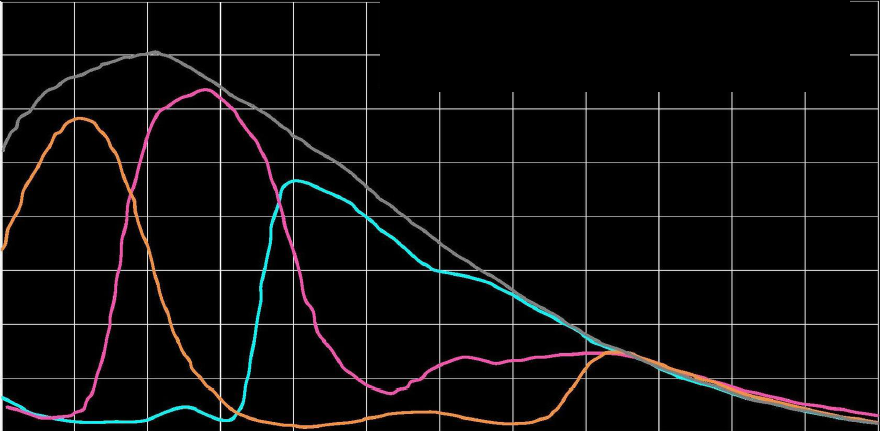
%> input picture MATLAB/utils/BAYER/bayer_inverted.png, 880 x 431 px
$ octave bayer.m   (GNU Octave 9; MATLAB toolbox functions it lacks are replaced by stand-ins)
%> lines starting %> are read from the running program, lines starting %| are printed output that depends on the picture
%% BAYER ESTIMATION (Sony IMX249)
clear all
close all
clc

%% COLORS
BLUE = [255 155 74];
GREEN = [238 86 167];
RED = [31 237 227];
MONO = [131 131 131];
LINE = [216 216 216];
BACK = [0 0 0];

%% SCRIPT CORE
IMG = double(imread('bayer_inverted.png'));
imshow(IMG);
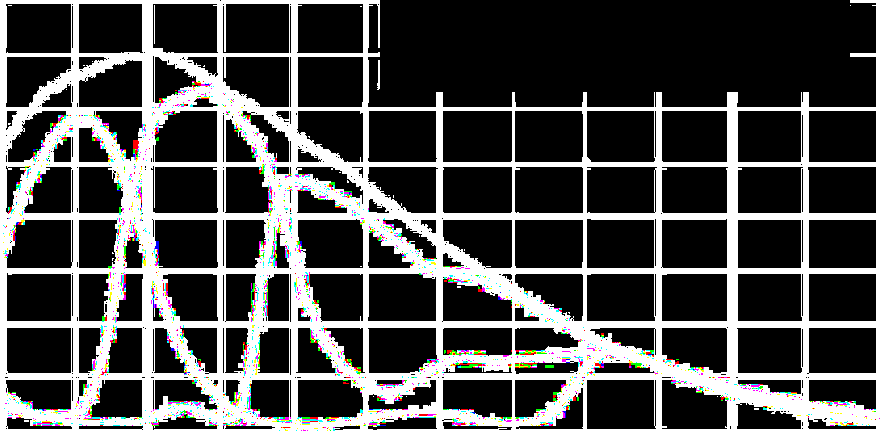
%> displayed picture: size 431x880x3, on the screen's scale of 0 to 255; mean R, G, B 73.8, 73.9, 73.5

minX = 400;
maxX = 1000;

minY = 0;
maxY = 0.8;

redQE = zeros(1,size(IMG,2));
greenQE = zeros(1,size(IMG,2));
blueQE = zeros(1,size(IMG,2));

for I = 1:size(IMG,2)
   line = squeeze(IMG(:,I,:));
   DBLUE = getDistances(line, BLUE);
   DRED = getDistances(line, RED);
   DGREEN = getDistances(line, GREEN);

   redQE(I) = massCenter(DRED,800);
   greenQE(I) = massCenter(DGREEN,600);
   blueQE(I) = massCenter(DBLUE,1000);

end
%> this loop made 880 passes

% At this point we have the points, but we must conver them to real QE
redQE = (1 - redQE/size(IMG,1))*maxY;
greenQE = (1 -  greenQE/size(IMG,1))*maxY;
blueQE = (1 - blueQE/size(IMG,1))*maxY;

wavelengths = linspace(minX, maxX, size(IMG,2));
%> wavelengths = 880 values from 400 to 1000

figure(1);
plot(wavelengths, redQE,'r');
hold on;
plot(wavelengths, greenQE,'g');
plot(wavelengths, blueQE,'b');
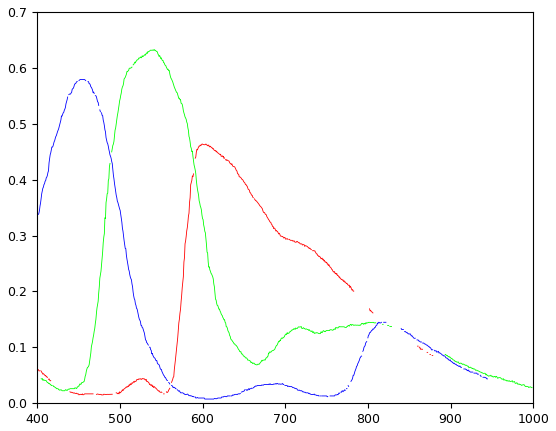
%> figure redrawn from the program's plot data; highest point at x = 604.1, y = 0.464; highest point at x = 542, y = 0.633; highest point at x = 451.9, y = 0.579

% Now we must transform quantum efficiency to responsivity
redR = redQE.*wavelengths/1000/1.23985;
greenR = greenQE.*wavelengths/1000/1.23985;
blueR = blueQE.*wavelengths/1000/1.23985;

figure(2);
plot(wavelengths, redR,'r');
hold on;
plot(wavelengths, greenR,'g');
plot(wavelengths, blueR,'b');
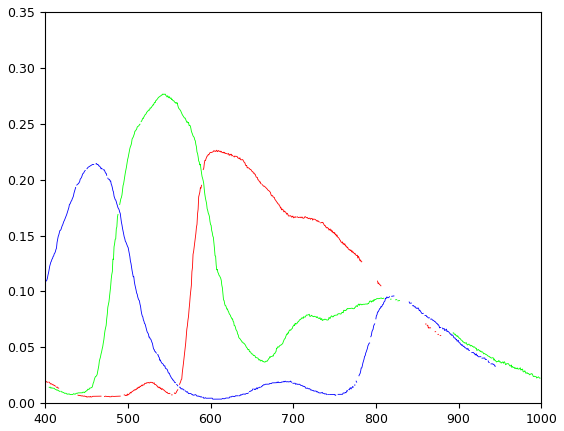
%> figure redrawn from the program's plot data; highest point at x = 607.5, y = 0.226; highest point at x = 543.3, y = 0.277; highest point at x = 462.1, y = 0.214

% Interpolation
redR(880) = 0.011;
blueR(880) = 0.017;
redR_int = fillmissing(redR,'linear');
%> redR_int = 880 values, max 0.226 at index 305, min 0.0054 at index 75, mean 0.0878
greenR_int = fillmissing(greenR,'linear');
%> greenR_int = 880 values, max 0.277 at index 211, min 0.00773 at index 45, mean 0.0942
blueR_int = fillmissing(blueR,'linear');
%> blueR_int = 880 values, max 0.214 at index 92, min 0.00361 at index 298, mean 0.0606

figure(3);
plot(wavelengths, redR_int,'r');
hold on;
plot(wavelengths, greenR_int,'g');
plot(wavelengths, blueR_int,'b');
xlabel('Wavelength (nm)', 'Interpreter', 'latex')
ylabel('Spectral response (A/W)', 'Interpreter', 'latex')
legend('Red Response', 'Green Response', 'Blue Response', 'Interpreter', 'latex')
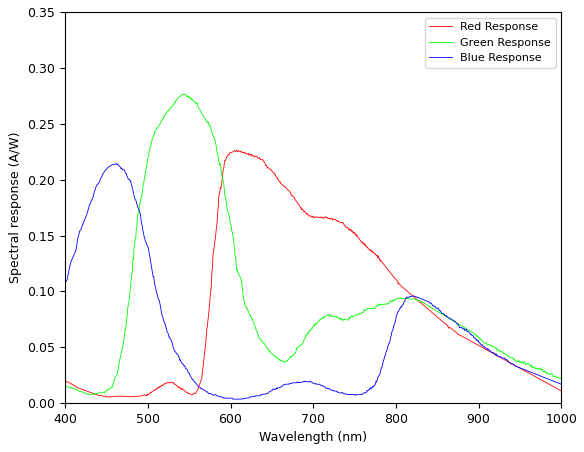
%> figure redrawn from the program's plot data; curve peaks at x = 607.5, y = 0.226; curve peaks at x = 543.3, y = 0.277; curve peaks at x = 462.1, y = 0.214

%% USEFUL FUNCTIONS
% Distance calculation
function dist = getDistances(vector, target)

dist = zeros(1, size(vector,1));

for I = 1:length(dist)
   dist(I) = sum((vector(I,:) - target).^2);
end
end

% massCenter estimation
function pos = massCenter(distances, threshold)

indices = 1:length(distances);

indices(distances >= threshold) = [];
distances(distances >= threshold) = [];

pos = indices*distances'/sum(distances);
end
